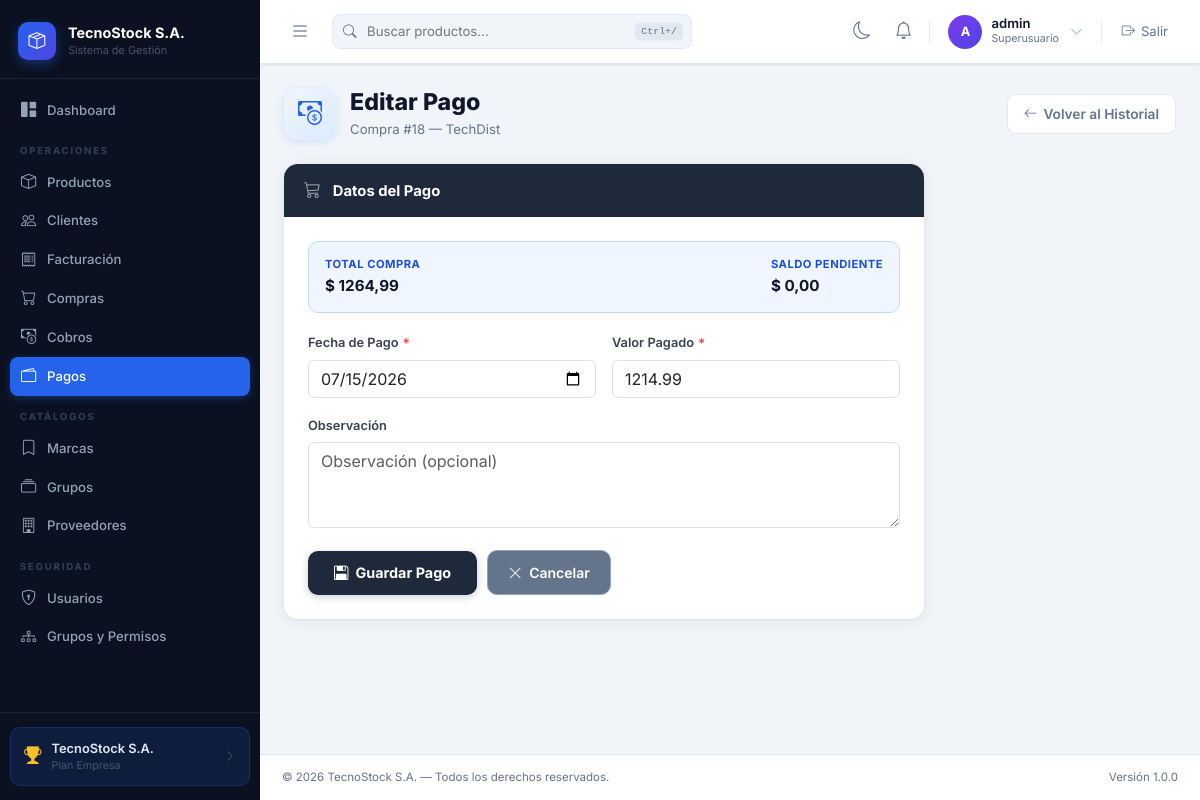
The page /pagos/pagos/7/edit/ (signed in) on the database its author committed.
### purchasing/models.py (models this page shows, shortened)
class Purchase(models.Model):
    TIPO_PAGO = [('contado', 'Contado'), ('credito', 'Crédito')]
    ESTADO_PAGO = [('pendiente', 'Pendiente'), ('pagada', 'Pagada')]
    number = models.PositiveIntegerField(null=True, blank=True, verbose_name='N° Compra')
    supplier = models.ForeignKey(Supplier, on_delete=models.PROTECT, related_name='purchases', verbose_name='Proveedor')
    document_number = models.CharField(max_length=20, verbose_name='N° Factura Proveedor')
    purchase_date = models.DateTimeField(auto_now_add=True, verbose_name='Fecha')
    subtotal = models.DecimalField(max_digits=12, decimal_places=2, default=Decimal('0.00'), verbose_name='Subtotal')
    tax = models.DecimalField(max_digits=12, decimal_places=2, default=Decimal('0.00'), verbose_name='IVA (15%)')
    total = models.DecimalField(max_digits=12, decimal_places=2, default=Decimal('0.00'), verbose_name='Total')
    tipo_pago = models.CharField(max_length=10, choices=TIPO_PAGO, default='contado', verbose_name='Tipo de Pago')
    saldo = models.DecimalField(max_digits=12, decimal_places=2, default=Decimal('0.00'), verbose_name='Saldo Pendiente')
    estado = models.CharField(max_length=10, choices=ESTADO_PAGO, default='pagada', verbose_name='Estado de Pago')
    is_active = models.BooleanField(default=True, verbose_name='Activo')
    class Meta:
        verbose_name = 'Compra'
        verbose_name_plural = 'Compras'
        ordering = ['-purchase_date']
        unique_together = ('supplier', 'document_number')

### billing/models.py (models this page shows, shortened)
class Supplier(models.Model):
    name = models.CharField(max_length=200, verbose_name='Nombre')
    ruc = models.CharField(max_length=20, blank=True, verbose_name='RUC')
    contact_name = models.CharField(max_length=200, blank=True, verbose_name='Contacto')
    email = models.EmailField(blank=True, verbose_name='Email')
    phone = models.CharField(max_length=20, blank=True, verbose_name='Teléfono')
    address = models.TextField(blank=True, verbose_name='Dirección')
    is_active = models.BooleanField(default=True, verbose_name='Activo')
    class Meta:
        verbose_name = 'Proveedor'
        verbose_name_plural = 'Proveedores'
        ordering = ['name']

### pagos/models.py (models this page shows, shortened)
class PagoCompra(models.Model):
    compra = models.ForeignKey(Purchase, on_delete=models.PROTECT, related_name='pagos', verbose_name='Compra')
    fecha = models.DateField(verbose_name='Fecha de Pago')
    valor = models.DecimalField(max_digits=10, decimal_places=2, verbose_name='Valor Pagado')
    observacion = models.TextField(blank=True, verbose_name='Observación')
    created_at = models.DateTimeField(auto_now_add=True, verbose_name='Registrado')
    class Meta:
        verbose_name = 'Pago de Compra'
        verbose_name_plural = 'Pagos de Compras'
        ordering = ['-fecha', '-id']

### pagos/views.py (the view)
# urls.py: path('pagos/<int:pk>/edit/', views.pago_update, name='pago_update'),
@login_required
@permission_required('pagos.change_pagocompra', raise_exception=True)
@transaction.atomic
def pago_update(request, pk):
    pago = get_object_or_404(PagoCompra, pk=pk)
    compra = pago.compra
    if request.method == 'POST':
        form = PagoCompraForm(request.POST, instance=pago, compra=compra)
        if form.is_valid():
            form.save()
            compra.actualizar_saldo()
            messages.success(request, 'Pago actualizado.')
            return redirect('pagos:pago_historial', compra_pk=compra.pk)
    else:
        form = PagoCompraForm(instance=pago, compra=compra)
    return render(request, 'pagos/pago_form.html', {
        'form': form, 'compra': compra, 'title': 'Editar Pago',
    })

### pagos/forms.py (shortened to what this page needs)
class PagoCompraForm(forms.ModelForm):
    fecha = forms.DateField(
        widget=forms.DateInput(attrs={'class': 'form-control', 'type': 'date'}, format='%Y-%m-%d'),
        input_formats=['%Y-%m-%d'],
        label='Fecha de Pago',
    )
    class Meta:
        model = PagoCompra
        fields = ('fecha', 'valor', 'observacion')
        widgets = {
            'valor': forms.NumberInput(attrs={
                'class': 'form-control', 'step': '0.01', 'min': '0.01', 'placeholder': '0.00',
            }),
            'observacion': forms.Textarea(attrs={
                'class': 'form-control', 'rows': 3, 'placeholder': 'Observación (opcional)',
            }),
        }
    def __init__(self, *args, compra=None, **kwargs):
        super().__init__(*args, **kwargs)
        self.compra = compra

### cobros/context_processors.py (called while the page is built)
def notifications(request):
    if not request.user.is_authenticated or not request.user.has_perm('cobros.view_cobrofactura'):
        return {}
    qs = Notification.objects.select_related('factura')
    return {
        'nav_notifications': qs[:8],
        'nav_notifications_unread': qs.filter(leida=False).count(),
    }

### pagos/templates/pagos/pago_form.html (shortened to what this page needs)
{% extends 'base.html' %}
{% block content %}
<div class="frm-page-hdr">
    <div class="frm-page-left">
        <div class="frm-page-icon"><i class="bi bi-cash-coin"></i></div>
        <div>
            <h2 class="frm-page-title">{{ title }}</h2>
            <p class="frm-page-sub">Compra #{{ compra.number|default:compra.id }} — {{ compra.supplier.name }}</p>
        </div>
    </div>
    <a href="{% url 'pagos:pago_historial' compra.pk %}" class="frm-back-btn">
        <i class="bi bi-arrow-left"></i> Volver al Historial
    </a>
</div>
<div class="frm-wrap">
    <div class="frm-card">
        <div class="frm-card-hdr"><i class="bi bi-cart3"></i><span>Datos del Pago</span></div>
        <div class="frm-card-body">
            <div class="frm-info-banner">
                <div class="frm-info-item">
                    <div class="frm-info-label">Total Compra</div>
                    <div class="frm-info-val">$ {{ compra.total }}</div>
                </div>
                <div class="frm-info-item">
                    <div class="frm-info-label">Saldo Pendiente</div>
                    <div class="frm-info-val">$ {{ compra.saldo }}</div>
                </div>
            </div>
            <form method="post" novalidate>
                <div class="frm-grid-2">
                    <div class="frm-field">
                        <label class="frm-label" for="{{ form.fecha.id_for_label }}">Fecha de Pago <span class="frm-req">*</span></label>
                        {{ form.fecha }}
                    </div>
                    <div class="frm-field">
                        <label class="frm-label" for="{{ form.valor.id_for_label }}">Valor Pagado <span class="frm-req">*</span></label>
                        {{ form.valor }}
                    </div>
                </div>
                <div class="frm-field">
                    <label class="frm-label" for="{{ form.observacion.id_for_label }}">Observación</label>
                    {{ form.observacion }}
                </div>
                <div class="frm-actions">
                    <button type="submit" class="frm-btn-save">
                        <i class="bi bi-floppy2"></i> Guardar Pago
                    </button>
                    <a href="{% url 'pagos:pago_historial' compra.pk %}" class="frm-btn-cancel">
                        <i class="bi bi-x-lg"></i> Cancelar
                    </a>
                </div>
            </form>
        </div>
    </div>
</div>
{% endblock %}

### templates/base.html (shortened to what this page needs)
{% load static %}
<!DOCTYPE html>
<html lang="es">
<head>
<link href="https://cdn.jsdelivr.net/npm/bootstrap@5.3.3/dist/css/bootstrap.min.css" rel="stylesheet">
<link href="https://cdn.jsdelivr.net/npm/bootstrap-icons@1.11.3/font/bootstrap-icons.css" rel="stylesheet">
</head>
<body>
{% if user.is_authenticated %}
<aside id="sidebar">
    <div class="sb-brand">
        <div class="sb-brand-icon"><i class="bi bi-box-seam"></i></div>
        <div><div class="sb-brand-name">TecnoStock S.A.</div><div class="sb-brand-sub">Sistema de Gestión</div></div>
    </div>
    {% with url_name=request.resolver_match.url_name|default:'' app_name=request.resolver_match.app_name|default:'' %}
    <nav class="sb-nav">
        <a href="{% url 'billing:home' %}" class="sb-link {% if url_name == 'home' %}active{% endif %}"><i class="bi bi-grid-1x2-fill"></i> Dashboard</a>
        {% if perms.billing.view_product or perms.billing.view_customer or perms.billing.view_invoice or perms.purchasing.view_purchase or perms.cobros.view_cobrofactura or perms.pagos.view_pagocompra %}
        <div class="sb-section">Operaciones</div>
        {% endif %}
        {% if perms.billing.view_product %}
        <a href="{% url 'billing:product_list' %}" class="sb-link {% if 'product' in url_name and app_name == 'billing' %}active{% endif %}"><i class="bi bi-box"></i> Productos</a>
        {% endif %}
        {% if perms.billing.view_customer %}
        <a href="{% url 'billing:customer_list' %}" class="sb-link {% if 'customer' in url_name %}active{% endif %}"><i class="bi bi-people"></i> Clientes</a>
        {% endif %}
        {% if perms.billing.view_invoice %}
        <a href="{% url 'billing:invoice_list' %}" class="sb-link {% if 'invoice' in url_name %}active{% endif %}"><i class="bi bi-receipt"></i> Facturación</a>
        {% endif %}
        {% if perms.purchasing.view_purchase %}
        <a href="{% url 'purchasing:purchase_list' %}" class="sb-link {% if app_name == 'purchasing' %}active{% endif %}"><i class="bi bi-cart"></i> Compras</a>
        {% endif %}
        {% if perms.cobros.view_cobrofactura %}
        <a href="{% url 'cobros:factura_pendiente_list' %}" class="sb-link {% if app_name == 'cobros' %}active{% endif %}"><i class="bi bi-cash-coin"></i> Cobros</a>
        {% endif %}
        {% if perms.pagos.view_pagocompra %}
        <a href="{% url 'pagos:compra_pendiente_list' %}" class="sb-link {% if app_name == 'pagos' %}active{% endif %}"><i class="bi bi-wallet2"></i> Pagos</a>
        {% endif %}
        {% if perms.billing.view_brand or perms.billing.view_productgroup or perms.billing.view_supplier %}
        <div class="sb-section">Catálogos</div>
        {% endif %}
        {% if perms.billing.view_brand %}
        <a href="{% url 'billing:brand_list' %}" class="sb-link {% if 'brand' in url_name %}active{% endif %}"><i class="bi bi-bookmark"></i> Marcas</a>
        {% endif %}
        {% if perms.billing.view_productgroup %}
        <a href="{% url 'billing:productgroup_list' %}" class="sb-link {% if 'productgroup' in url_name %}active{% endif %}"><i class="bi bi-collection"></i> Grupos</a>
        {% endif %}
        {% if perms.billing.view_supplier %}
        <a href="{% url 'billing:supplier_list' %}" class="sb-link {% if 'supplier' in url_name %}active{% endif %}"><i class="bi bi-building"></i> Proveedores</a>
        {% endif %}
        {% if user.is_staff or user.is_superuser %}
        <div class="sb-section">Seguridad</div>
        <a href="{% url 'security:user_list' %}" class="sb-link {% if 'user' in url_name and app_name == 'security' %}active{% endif %}"><i class="bi bi-shield-lock"></i> Usuarios</a>
        <a href="{% url 'security:group_list' %}" class="sb-link {% if 'group' in url_name and app_name == 'security' %}active{% endif %}"><i class="bi bi-diagram-3"></i> Grupos y Permisos</a>
        {% endif %}
    </nav>
    {% endwith %}
    <div class="sb-footer">
        <div class="sb-plan-card">
            <i class="bi bi-trophy-fill sb-plan-icon"></i>
            <div style="flex:1;min-width:0"><div class="sb-plan-name">TecnoStock S.A.</div><div class="sb-plan-label">Plan Empresa</div></div>
            <i class="bi bi-chevron-right" style="color:#475569;font-size:.75rem"></i>
        </div>
    </div>
</aside>
{% endif %}
<div id="main-wrap" {% if not user.is_authenticated %}class="no-sidebar"{% endif %}>
{% if user.is_authenticated %}
    <header class="topbar">
        <button class="sb-toggle" id="sidebarToggle"><i class="bi bi-list"></i></button>
        <div class="topbar-search">
            <input type="text" id="globalSearch" placeholder="Buscar productos..." data-url="{% url 'billing:product_list' %}">
            <span class="ts-kbd">Ctrl+/</span>
        </div>
        <div class="topbar-right">
            <button class="theme-toggle" id="themeToggle" type="button" title="Cambiar tema">
                <i class="bi bi-moon"></i>
            </button>
            <div class="dropdown notif-wrap">
                <button class="notif-btn" type="button" data-bs-toggle="dropdown" aria-expanded="false" title="Notificaciones">
                    <i class="bi bi-bell"></i>
                </button>
            </div>
            <div class="user-chip">
                <div class="user-avatar">{{ user.username|first|upper }}</div>
                <div>
                    <div class="user-name">{{ user.get_full_name|default:user.username }}</div>
                    <div class="user-role">{% if user.is_superuser %}Superusuario{% else %}{% with g=user.groups.first %}{% if g %}{{ g.name }}{% else %}Usuario{% endif %}{% endwith %}{% endif %}</div>
                </div>
                <i class="bi bi-chevron-down" style="color:#94A3B8;font-size:.8rem;margin-left:2px"></i>
            </div>
            <form method="post" action="{% url 'logout' %}" style="margin:0">
                <button type="submit" class="logout-btn"><i class="bi bi-box-arrow-right"></i> Salir</button>
            </form>
        </div>
    </header>
    <div class="content-area"><main>
{% endif %}
{% block content %}{% endblock %}
{% if user.is_authenticated %}
    </main></div>
    <footer class="site-footer">
        <span>© 2026 TecnoStock S.A. — Todos los derechos reservados.</span>
        <span>Versión 1.0.0</span>
    </footer>
{% else %}
    </div></div>
{% endif %}
</div>
</body>
</html>

### pagos/templates/pagos/pago_form.html (style rules this page uses)
.frm-page-hdr { display:flex;justify-content:space-between;align-items:center;margin-bottom:24px;flex-wrap:wrap;gap:12px }
.frm-page-left { display:flex;align-items:center;gap:14px }
.frm-page-icon { width:52px;height:52px;background:linear-gradient(135deg,#EFF6FF,#DBEAFE);border-radius:14px;display:flex;align-items:center;justify-content:center;font-size:1.5rem;color:#2563EB;box-shadow:0 2px 8px rgba(37,99,235,.14);flex-shrink:0 }
.frm-page-title { font-size:1.45rem;font-weight:800;color:#0F172A;margin:0;line-height:1.2 }
.frm-page-sub { font-size:.825rem;color:#64748B;margin:3px 0 0 }
.frm-back-btn { display:inline-flex;align-items:center;gap:6px;padding:9px 16px;border:1.5px solid #E2E8F0;border-radius:9px;background:#fff;color:#64748B;font-size:.855rem;font-weight:600;text-decoration:none;transition:background .15s;white-space:nowrap }
.frm-wrap { max-width:640px }
.frm-card { background:#fff;border-radius:14px;box-shadow:0 2px 14px rgba(15,23,42,.08),0 1px 3px rgba(15,23,42,.05);overflow:hidden;margin-bottom:16px }
.frm-card-hdr { background:#1E293B;padding:14px 20px;display:flex;align-items:center;gap:12px }
.frm-card-hdr i { color:rgba(255,255,255,.55);font-size:1.05rem }
.frm-card-hdr span { color:#fff;font-size:.925rem;font-weight:700 }
.frm-card-body { padding:24px }
.frm-info-banner { background:#EFF6FF;border:1.5px solid #BFDBFE;border-radius:10px;padding:14px 16px;margin-bottom:20px;display:flex;justify-content:space-between;flex-wrap:wrap;gap:10px }
.frm-info-item .frm-info-label { font-size:.7rem;font-weight:700;color:#1D4ED8;text-transform:uppercase;letter-spacing:.5px;margin-bottom:2px }
.frm-info-item .frm-info-val { font-size:.95rem;font-weight:700;color:#0F172A }
.frm-grid-2 { display:grid;grid-template-columns:1fr 1fr;gap:16px }
.frm-field { margin-bottom:18px }
.frm-field:last-child { margin-bottom:0 }
.frm-label { font-size:.8rem;font-weight:600;color:#374151;display:flex;align-items:center;gap:4px;margin-bottom:7px }
.frm-req { color:#EF4444;font-size:.85rem }
.frm-actions { display:flex;align-items:center;gap:10px;margin-top:22px;flex-wrap:wrap }
.frm-btn-save { display:inline-flex;align-items:center;gap:7px;padding:11px 26px;border:none;border-radius:10px;background:#1E293B;color:#fff;font-size:.9rem;font-weight:700;cursor:pointer;font-family:inherit;transition:background .15s,transform .1s;box-shadow:0 2px 8px rgba(15,23,42,.2) }
.frm-btn-cancel { display:inline-flex;align-items:center;gap:7px;padding:11px 20px;border:1.5px solid #94A3B8;border-radius:10px;background:#64748B;color:#fff;font-size:.875rem;font-weight:600;text-decoration:none;transition:background .15s;white-space:nowrap }

### rows shown on the page
Purchase: number "18", supplier.name "TechDist", total "1264,99", saldo "0,00"
PagoCompra: fecha "07/15/2026", valor "1214.99"

### other values the page prints
{{ user.username|first|upper }} "A"
{{ user.get_full_name|default:user.username }} "admin"
{{ title }} "Editar Pago"
